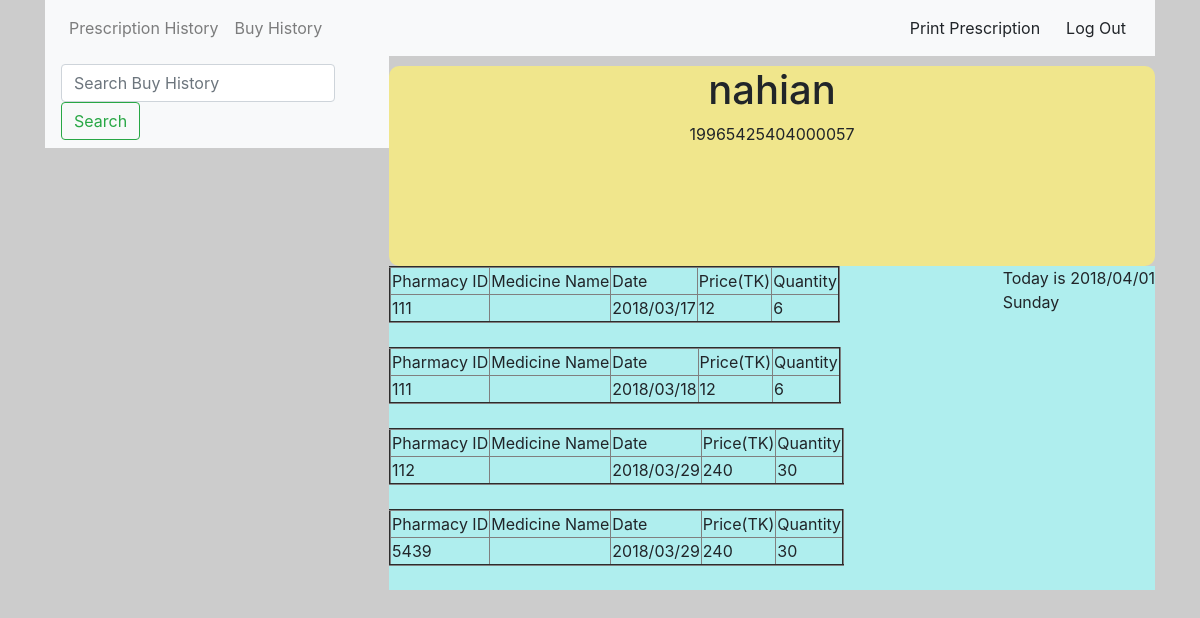
The page /patient_page_2.php (signed in) on the database as committed earlier.
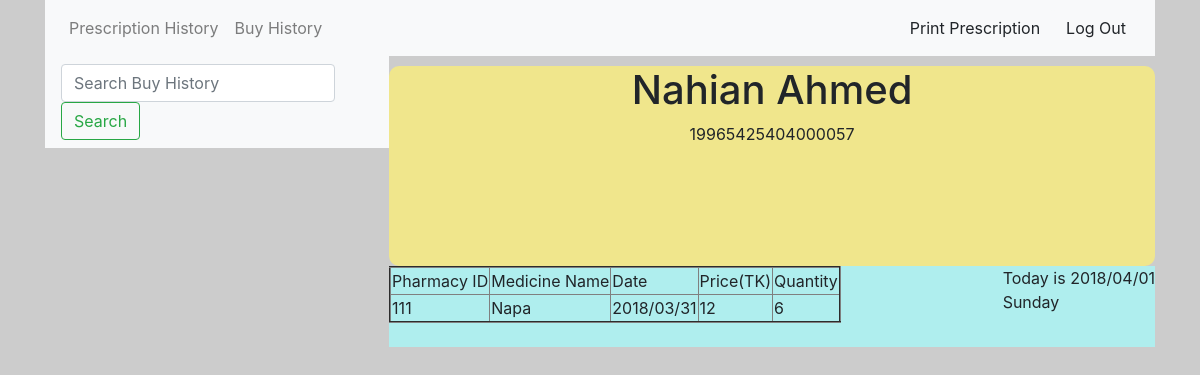
The same page on the database as committed later.
### tables this page shows
CREATE TABLE `sell_history` (
  `PatientNID` varchar(100) NOT NULL,
  `pharma_id` varchar(100) NOT NULL,
  `MedicinName` varchar(100) NOT NULL,
  `date` varchar(100) NOT NULL,
  `price` varchar(100) NOT NULL,
  `quantity` int(100) NOT NULL
);

### patient_page_2.php (the view, shortened to what this page needs)
<!doctype html>
<html lang="en">
  <head>
    <link rel="stylesheet" href="css/bootstrap.min.css">
  </head>
  <body>
    <?php
   $nid=$_SESSION["p_nid"];
   $name=$_SESSION["p_name"];
   include "connection.php";
   ?>
<div class=container>
<div class="manuber">
<nav class="navbar navbar-expand-lg navbar-light bg-light">
  <div class="collapse navbar-collapse" id="navbarTogglerDemo01">
    <ul class="navbar-nav mr-auto mt-2 mt-lg-0">
      <li class="nav-item">
        <a class="nav-link" href="patient_page_1.php">Prescription  History</a>
      </li>
      <li class="nav-item">
        <a class="nav-link" href="patient_page_2.php">Buy  History</a>
      </li>
    </ul>
 <a  class="btn btn-light" name=""   href="a1.php" target="_blank"  >
<?php
  echo"Print Prescription"; ?>
</a>
    <form method="POST" action="logout.php">
      <button type="submit" class="btn btn-light" name="">Log Out</button>
    </form>
  </div>
</div>
<div class="pharma_Name">
  <h1><?php  echo $name;  ?></h1>
  <p><?php  echo $nid;  ?></p>
</div>
<div class="c2_pharma">
<div class="Date">
  <p><?php
echo "Today is " . date("Y/m/d") . "<br>";
echo  date("l");
?></p>
</div>
  <?php
$query=("select * from sell_history where PatientNID ='$nid' ");
$result=mysqli_query($connection,$query);
if ($result) {
  while ($row = mysqli_fetch_array($result)) {
  echo " <table border='2'>
  <tr> <td>Pharmacy ID</td><td>Medicine Name</td><td>Date</td><td>Price(TK)</td><td>Quantity</td>
  </tr>
   <tr> <td>".$row["pharma_id"]."</td><td>".$row["MedicinName"]."</td> <td>".$row["date"]."</td><td>".$row["price"]."</td><td>".$row["quantity"]."</td></tr>
</table>
<br>
 ";
  }
}
else{
  echo "<h6 >NO RECORD FOUND</h6>";
}
?>
</div>
<div class="slideber_pharma">
  <nav class="navbar navbar-light bg-light">
  <form class="form-inline" method="POST">
    <input class="form-control mr-sm-2" type="search" placeholder="Search Buy History" aria-label="Search" name="search">
    <button class="btn btn-outline-success my-2 my-sm-0" type="submit" name="button">Search</button>
  </form>
</nav>
</div>
</div>
  </body>
</html>

Rows that differ between the two databases and show on the page:
removed sell_history: pharma "111", date "2018/03/17", price "12", quantity "6"
removed sell_history: pharma "111", date "2018/03/18", price "12", quantity "6"
removed sell_history: pharma "112", date "2018/03/29", price "240", quantity "30"
removed sell_history: pharma "5439", date "2018/03/29", price "240", quantity "30"
added sell_history: pharma "111", MedicinName "Napa", date "2018/03/31", price "12", quantity "6"
Other text that changed with them:
$name: "nahian" → "Nahian Ahmed"
